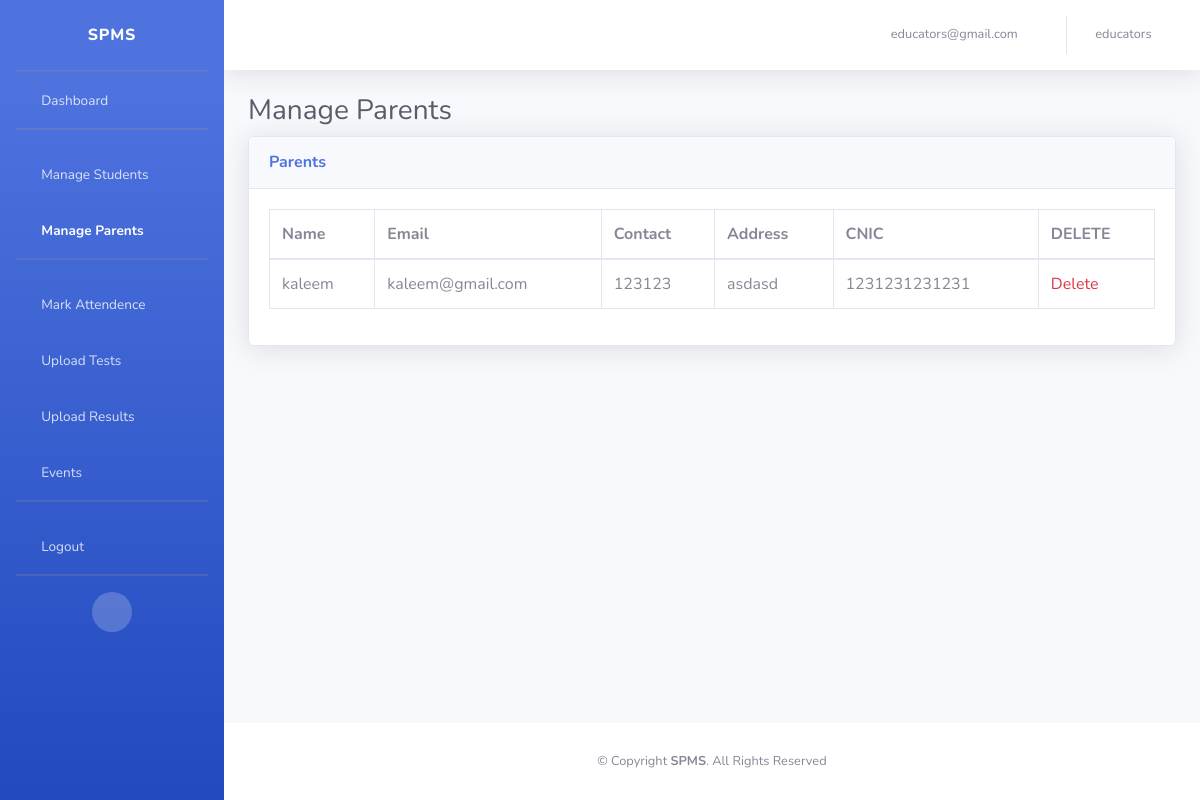
/dashboard/delprt/ (signed in), run on an earlier commit of the app's database.
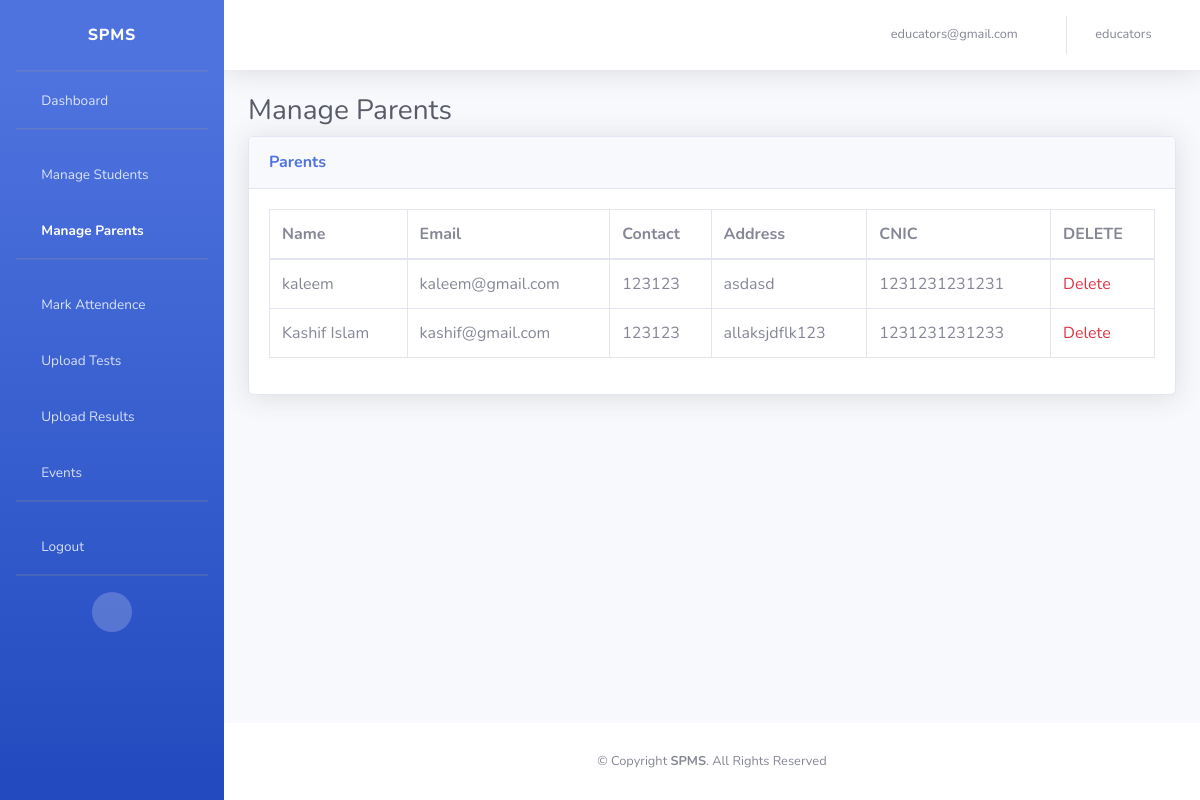
And on a later commit of the database.
### dashboard/models.py (models this page shows, shortened)
class Parent(models.Model):
    parent_name     = models.CharField(max_length=255, null=True)
    address         = models.CharField(max_length=255, null=True)
    contact         = models.IntegerField(null=True)
    cnic            = models.IntegerField(unique=True, null=True)
    email           = models.EmailField(max_length=60, null=True)
    school          = models.ForeignKey(School, on_delete=models.CASCADE)
    account         = models.OneToOneField(Account, on_delete=models.CASCADE)

### account/models.py (models this page shows, shortened)
class Account(AbstractBaseUser):
    email           = models.EmailField(verbose_name="email", max_length=60, unique=True)
    username        = models.CharField(max_length=30, unique=True)
    date_joined     = models.DateTimeField(verbose_name="date joined", auto_now_add=True)
    last_login      = models.DateTimeField(verbose_name="last login", auto_now=True)
    is_admin        = models.BooleanField(default=False)
    is_active       = models.BooleanField(default=True)
    is_staff        = models.BooleanField(default=False)
    is_superuser    = models.BooleanField(default=False)
    is_school       = models.BooleanField(default=False)
    is_parent       = models.BooleanField(default=False)
    registration_no = models.IntegerField(unique=True, null=True)
    objects = myAccountManager()
    USERNAME_FIELD = 'email'
    REQUIRED_FIELDS = ['username']

### dashboard/views.py (the view)
# urls.py: path('delprt/', views.delprt, name='delprt'),
def delprt(request):
    if request.user.is_authenticated and request.user.is_school:
        parentdata = Parent.objects.filter(school=request.user.school)
        return render(request, 'dashboard/delprt.html', {'parentdata' : parentdata})
    else:
        return redirect('notfound')

### dashboard/models.py (called while the page is built)
    def __str__(self):
        return self.name

### templates/dashboard/delprt.html (shortened to what this page needs)
{% extends 'dashboard/dashboardbase.html' %}
{% load static %}
{% block ManageAndDeleteParentActive %}active{% endblock ManageAndDeleteParentActive %}
{% block body %}
    <h1 class="h3 mb-2 text-gray-800">Manage Parents</h1>
    <div class="card shadow mb-4">
        <div class="card-header py-3">
            <h6 class="m-0 font-weight-bold text-primary">Parents</h6>
        </div>
        <div class="card-body">
            <div class="table-responsive">
                <table class="table table-bordered" id="dataTable" width="100%" cellspacing="0">
                    <thead>
                        <tr>
                            <th>Name</th>
                            <th>Email</th>
                            <th>Contact</th>
                            <th>Address</th>
                            <th>CNIC</th>
                            <th>DELETE</th>
                        </tr>
                    </thead>
                    <tbody>
                        {% for parent in parentdata %}
                        <tr>
                            <td>{{parent.parent_name}}</td>
                            <td>{{parent.account.email}}</td>
                            <td>{{parent.contact}}</td>
                            <td>{{parent.address}}</td>
                            <td>{{parent.cnic}}</td>
                            <td>
                                <a href="{% url 'deleteparent' Email=parent.email %}" class="link-danger">
                                    Delete
                                </a>
                            </td>
                        </tr>
                        {% endfor %}
                    </tbody>
                </table>
            </div>
        </div>
    </div>
{% endblock body %}

What changed in the data, as far as the page shows it:
added Parent: parent_name "Kashif Islam", account.email "kashif@gmail.com", contact "123123", address "allaksjdflk123", cnic "1231231231233"
